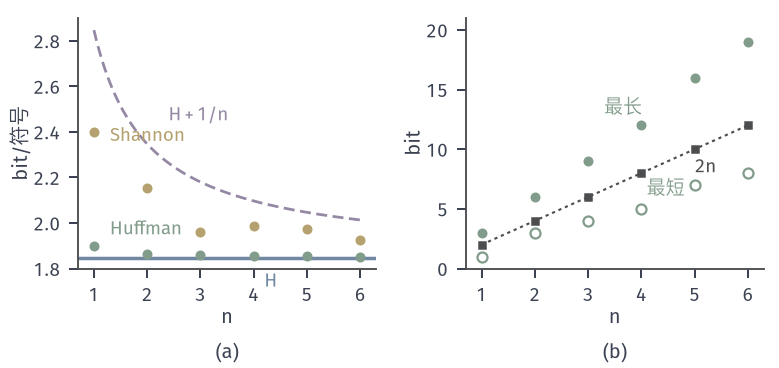

The Python source for this figure:
from pathlib import Path
import sys
HERE = Path(__file__).resolve().parent
sys.path.insert(0, str(HERE.parent/"lossless-common"))
from lossless_fig import *
# Blocks of n symbols from p = (0.4,0.3,0.2,0.1), n = 1..6 (codebook size 4^n up to 4096).
# (a) per-symbol average length of the Huffman code on blocks (green dots) and of the Shannon block code
# ceil(-log2 p(x_{1:n})) (yellow dots), with H (blue) and H + 1/n (purple dashed).
# (b) shortest and longest Huffman codeword (green, filled / open) against the fixed length 2n (gray dotted).
ns = np.arange(1, 7); Lh, Ls, mx, mn = [], [], [], []
for n in ns:
    Pb = block_probs(n); L = huffman_lengths(Pb)
    Lh.append((Pb*L).sum()/n); Ls.append((Pb*np.ceil(-np.log2(Pb)-1e-12)).sum()/n); mx.append(L.max()); mn.append(L.min())
fig, (a1, a2) = figure(width_mm=110, height_mm=52, ncols=2)
panel(fig, left=.1, right=.98, bottom=.27, top=.95, wspace=.3)
nn = np.linspace(1, 6, 200)
a1.plot(nn, H+1/nn, color=PURPLE, lw=1.1, ls=DASH)
a1.axhline(H, color=BLUE, lw=1.4)
a1.plot(ns, Ls, 'o', color=YELLOW, ms=4, mew=0)
a1.plot(ns, Lh, 'o', color=GREEN, ms=4, mew=0)
a1.set_xlim(.7, 6.3); a1.set_ylim(1.8, 2.9); a1.set_xticks(ns)
lab(a1, 2.4, 2.45, r'$H+1/n$', PURPLE); lab(a1, 4.2, H-.06, r'$H$', BLUE, va='top')
lab(a1, 1.3, 2.36, 'Shannon', YELLOW); lab(a1, 1.3, 1.95, 'Huffman', GREEN)
a1.set_xlabel('$n$', labelpad=1); a1.set_ylabel('bit/符号', labelpad=1)
a2.plot(ns, 2*ns, color=STROKE, lw=.85, ls=DOT, marker='s', ms=2.5)
a2.plot(ns, mx, 'o', color=GREEN, ms=4, mew=0)
a2.plot(ns, mn, 'o', color=GREEN, ms=4, mfc='white', mew=.9)
a2.set_xlim(.7, 6.3); a2.set_ylim(0, 21); a2.set_xticks(ns)
lab(a2, 4.1, 6.2, '最短', GREEN); lab(a2, 3.3, 13.0, '最长', GREEN); lab(a2, 5.0, 8.0, r'$2n$', STROKE)
a2.set_xlabel('$n$', labelpad=1); a2.set_ylabel('bit', labelpad=1)
tags(fig, (a1, a2))
save(fig, HERE, 'figure', {'per_symbol_huffman': [float(v) for v in Lh], 'per_symbol_shannon': [float(v) for v in Ls],
     'max_len': [int(v) for v in mx], 'min_len': [int(v) for v in mn], 'H': H})
